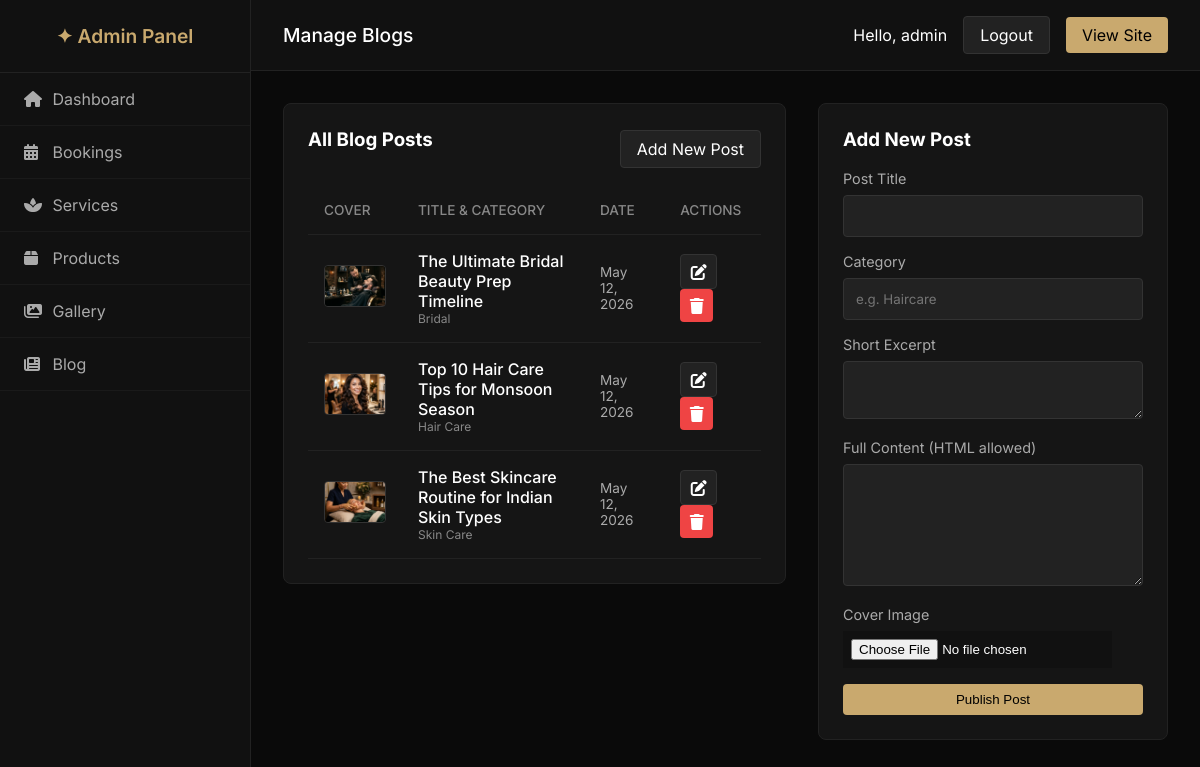
Page /admin/blogs.php (signed in) on the committed database.
### tables this page shows
CREATE TABLE blogs (
                id INTEGER PRIMARY KEY AUTOINCREMENT,
                category TEXT,
                title TEXT NOT NULL,
                excerpt TEXT,
                content TEXT,
                image TEXT,
                created_at DATETIME DEFAULT CURRENT_TIMESTAMP
            );

### admin/blogs.php (the view, shortened to what this page needs)
<?php
require_once __DIR__ . '/config.php';
require_once __DIR__ . '/layout.php';
$count = $db->query("SELECT COUNT(*) FROM blogs")->fetchColumn();
$edit_item = null;
?>
<div style="display:flex; gap: 2rem; align-items: flex-start; flex-wrap: wrap;">
    <div class="card" style="flex: 2; min-width: 300px;">
        <div style="display:flex; justify-content:space-between; align-items:center;">
            <h3 style="margin-top:0;">All Blog Posts</h3>
            <?php if ($count == 0): ?>
                <a href="?populate=1" class="btn btn-gold">Load Defaults</a>
            <?php else: ?>
                <a href="/admin/blogs.php" class="btn">Add New Post</a>
            <?php endif; ?>
        </div>
        <div class="table-responsive">
            <table>
                <thead>
                    <tr>
                        <th>Cover</th>
                        <th>Title & Category</th>
                        <th>Date</th>
                        <th>Actions</th>
                    </tr>
                </thead>
                <tbody>
                    <?php
                    $items = $db->query("SELECT * FROM blogs ORDER BY created_at DESC")->fetchAll();
                    if (!$items): ?>
                    <tr><td colspan="4" style="text-align:center;">No blog posts found.</td></tr>
                    <?php else: foreach($items as $s): ?>
                    <tr>
                        <td>
                            <?php if($s['image']): ?>
                                <img src="/images/<?= htmlspecialchars($s['image']) ?>" style="width:60px; height:40px; object-fit:cover; border-radius:4px; border:1px solid #333;">
                            <?php else: ?>
                                <div style="width:60px; height:40px; background:#222; border-radius:4px;"></div>
                            <?php endif; ?>
                        </td>
                        <td>
                            <div style="font-weight: 500;"><?= htmlspecialchars($s['title']) ?></div>
                            <div style="font-size:.75rem; color:#888;"><?= htmlspecialchars($s['category']) ?></div>
                        </td>
                        <td>
                            <div style="color:#aaa; font-size:.85rem;"><?= date('M d, Y', strtotime($s['created_at'])) ?></div>
                        </td>
                        <td>
                            <a href="?edit=<?= $s['id'] ?>" class="btn" style="padding:.4rem .6rem;"><i class="fas fa-edit"></i></a>
                            <a href="?delete=<?= $s['id'] ?>" class="btn btn-danger" style="padding:.4rem .6rem;" onclick="return confirm('Delete post?');"><i class="fas fa-trash"></i></a>
                        </td>
                    </tr>
                    <?php endforeach; endif; ?>
                </tbody>
            </table>
        </div>
    </div>
    <div class="card" style="flex: 1; min-width: 300px; position: sticky; top: 2rem;">
        <h3 style="margin-top:0;"><?= $edit_item ? 'Edit Post' : 'Add New Post' ?></h3>
        <form method="post" enctype="multipart/form-data">
            <div class="form-group">
                <label>Post Title</label>
                <input type="text" name="title" required value="<?= $edit_item ? htmlspecialchars($edit_item['title']) : '' ?>">
            </div>
            <div class="form-group">
                <label>Category</label>
                <input type="text" name="category" placeholder="e.g. Haircare" required value="<?= $edit_item ? htmlspecialchars($edit_item['category']) : '' ?>">
            </div>
            <div class="form-group">
                <label>Short Excerpt</label>
                <textarea name="excerpt" rows="2" required><?= $edit_item ? htmlspecialchars($edit_item['excerpt']) : '' ?></textarea>
            </div>
            <div class="form-group">
                <label>Full Content (HTML allowed)</label>
                <textarea name="content" rows="6" required><?= $edit_item ? htmlspecialchars($edit_item['content']) : '' ?></textarea>
            </div>
            <div class="form-group">
                <label>Cover Image</label>
                <input type="file" name="image" accept="image/*" style="padding:.5rem; background:#111;">
            </div>
            <button type="submit" class="btn btn-gold" style="width:100%;"><?= $edit_item ? 'Update Post' : 'Publish Post' ?></button>
        </form>
    </div>
</div>

### admin/layout.php (style rules this page uses)
body { margin: 0; font-family: 'Inter', sans-serif; background: #0a0a0a; color: #fff; display: flex; min-height: 100vh; }
.card { background: #151515; border: 1px solid #222; border-radius: 8px; padding: 1.5rem; margin-bottom: 1.5rem; }
.table-responsive { overflow-x: auto; }
table { width: 100%; border-collapse: collapse; margin-top: 1rem; }
th, td { padding: 1rem; text-align: left; border-bottom: 1px solid #222; }
th { color: #888; font-weight: 500; font-size: .85rem; text-transform: uppercase; }
.btn { display: inline-block; padding: .5rem 1rem; background: #222; color: #fff; text-decoration: none; border-radius: 4px; border: 1px solid #333; cursor: pointer; }
.btn-gold { background: #c9a96e; color: #000; border: none; }
.btn-danger { background: #ef4444; color: #fff; border: none; }
.form-group { margin-bottom: 1rem; }
label { display: block; margin-bottom: .5rem; font-size: .9rem; color: #aaa; }
input[type="text"], input[type="email"], input[type="date"], input[type="time"], input[type="number"], select, textarea { width: 100%; padding: .75rem; border: 1px solid #333; border-radius: 4px; background: #222; color: #fff; box-sizing: border-box; font-family: inherit; }

### rows in the picture
blogs: image (picture), title "The Ultimate Bridal Beauty Prep Timeline", category "Bridal", created_at "May 12, 2026"
blogs: image (picture), title "Top 10 Hair Care Tips for Monsoon Season", category "Hair Care", created_at "May 12, 2026"
blogs: image (picture), title "The Best Skincare Routine for Indian Skin Types", category "Skin Care", created_at "May 12, 2026"

### other values in the picture
$title "Manage Blogs"
$_SESSION['admin_username'] "admin"
